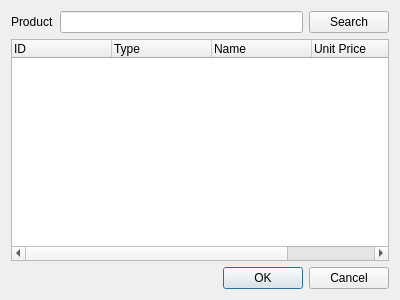
<ui version="4.0">
 <author/>
 <comment/>
 <exportmacro/>
 <class>ProductDialog</class>
 <widget class="QDialog" name="ProductDialog">
 <property name="geometry">
    <rect>
     <x>0</x>
     <y>0</y>
     <width>400</width>
     <height>300</height>
    </rect>
   </property>
   <property name="windowTitle">
    <string>Dialog</string>
   </property>
   <layout class="QVBoxLayout" name="verticalLayout_2">
    <item>
     <layout class="QVBoxLayout" name="verticalLayout">
      <item>
       <layout class="QHBoxLayout" name="horizontalLayout">
        <item>
         <widget class="QLabel" name="label">
          <property name="text">
           <string>Product</string>
          </property>
         </widget>
        </item>
        <item>
         <widget class="QLineEdit" name="lineEdit"/>
        </item>
        <item>
         <widget class="QPushButton" name="searchPushButton">
          <property name="text">
           <string>Search</string>
          </property>
         </widget>
        </item>
       </layout>
      </item>
      <item>
       <widget class="QTreeWidget" name="treeWidget">
        <column>
         <property name="text">
          <string>ID</string>
         </property>
        </column>
        <column>
         <property name="text">
          <string>Type</string>
         </property>
        </column>
        <column>
         <property name="text">
          <string>Name</string>
         </property>
        </column>
        <column>
         <property name="text">
          <string>Unit Price</string>
         </property>
        </column>
        <column>
         <property name="text">
          <string>Quntites in stock</string>
         </property>
        </column>
        <column>
         <property name="text">
          <string/>
         </property>
        </column>
       </widget>
      </item>
     </layout>
    </item>
    <item>
     <widget class="QDialogButtonBox" name="buttonBox">
      <property name="orientation">
       <enum>Qt::Horizontal</enum>
      </property>
      <property name="standardButtons">
       <set>QDialogButtonBox::Cancel|QDialogButtonBox::Ok</set>
      </property>
     </widget>
    </item>
   </layout>
  </widget>
  <resources/>
  <connections>
   <connection>
    <sender>buttonBox</sender>
    <signal>accepted()</signal>
    <receiver>ProductDialog</receiver>
    <slot>accept()</slot>
    <hints>
     <hint type="sourcelabel">
      <x>248</x>
      <y>254</y>
     </hint>
     <hint type="destinationlabel">
      <x>157</x>
      <y>274</y>
     </hint>
    </hints>
   </connection>
   <connection>
    <sender>buttonBox</sender>
    <signal>rejected()</signal>
    <receiver>ProductDialog</receiver>
    <slot>reject()</slot>
    <hints>
     <hint type="sourcelabel">
      <x>316</x>
      <y>260</y>
     </hint>
     <hint type="destinationlabel">
      <x>286</x>
      <y>274</y>
     </hint>
    </hints>
   </connection>
  </connections>
 </ui>
